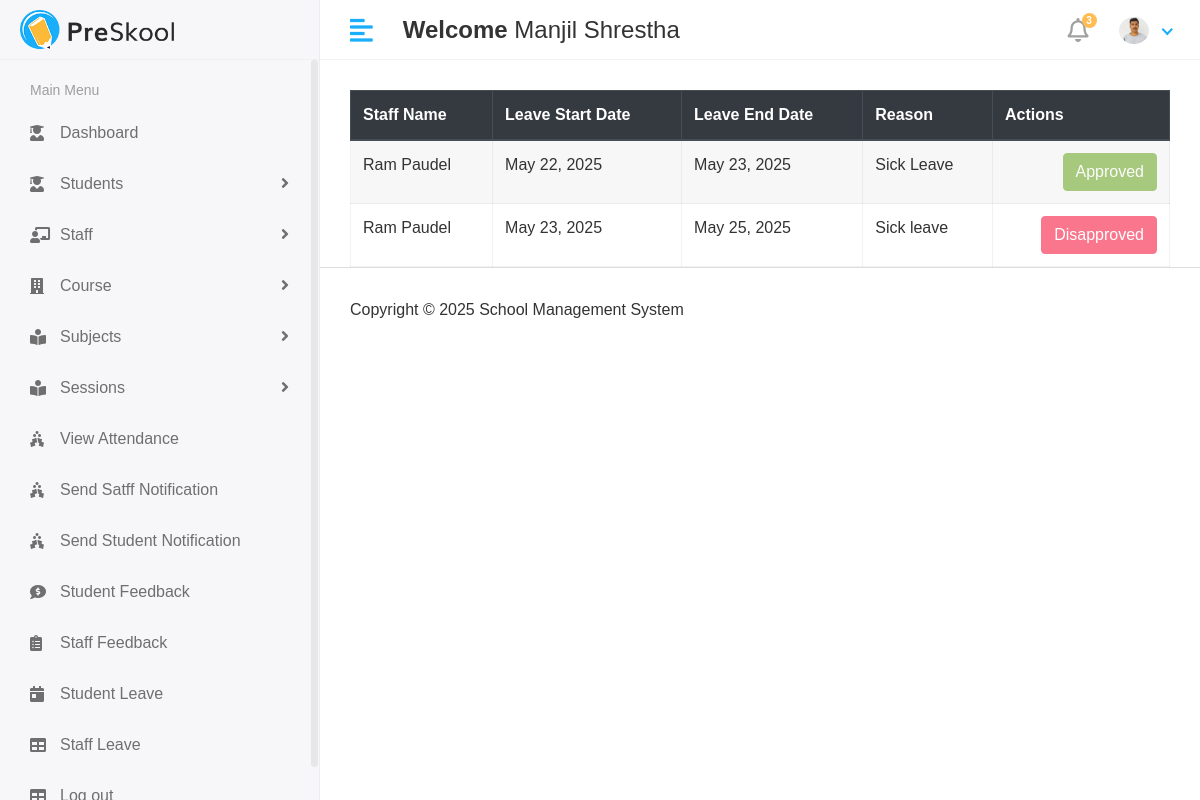
Screenshot of /Hod/Staff/leave_view (signed in) with the database file from the repository.
### app/models.py (models this page shows, shortened)
class CustomUser(AbstractUser):
   USER= (
      (1,'hod'),
      (2,'staff'),
      (3,'student'),
    )
   user_type=models.CharField(choices=USER,max_length=50,default=1)
   profile_pic = models.ImageField(upload_to='media/profile_pics')

class staff_leave(models.Model):
    staff_id = models.ForeignKey(staff, on_delete=models.CASCADE)
    leave_start_date = models.DateField()
    leave_end_date = models.DateField()
    leave_message = models.TextField()
    leave_status = models.IntegerField(null=True,default=0)
    created_at = models.DateField(auto_now_add=True)
    updated_at = models.DateField(auto_now=True)

class staff(models.Model):
    admin = models.OneToOneField(CustomUser, on_delete=models.DO_NOTHING)
    address = models.TextField()
    gender = models.CharField(max_length=10)
    phone_number = models.TextField()
    created_at = models.DateField(auto_now_add=True)
    updated_at = models.DateField(auto_now=True)

### school_management_system/Hod_Views.py (the view)
# urls.py: path('Hod/Staff/leave_view',Hod_Views.view_staff_leave,name='view_staff_leave'),
@login_required(login_url='/')
def view_staff_leave(request):
    staff_leave_obj = staff_leave.objects.all()
    context = {
        'staff_leave_obj': staff_leave_obj,
    }
    return render(request, 'Hod/view_staff_leave.html',context)

### templates/Hod/view_staff_leave.html (shortened to what this page needs)
{% extends 'base.html'%}
{% block content%}
 <div class="table-responsive">
        <table id="studentTable" class="table table-striped table-bordered" style="width: 100%; background: #fff;">
            <thead class="thead-dark">
                <tr>
                    <th>Staff Name</th>
                    <th>Leave Start Date</th>
                    <th>Leave End Date</th>
                    <th>Reason</th>
                    <th>Actions</th>
                </tr>
            </thead>
            <tbody>
                {% for i in staff_leave_obj %}
                <tr>
                    <td>{{ i.staff_id.admin.first_name}}&nbsp;{{i.staff_id.admin.last_name}}</td>
                    <td>{{ i.leave_start_date }}</td>
                    <td>{{ i.leave_end_date }}</td>
                    <td>{{ i.leave_message }}</td>
                    <td class ="text-right">
                        <div class ="actions">
                            {% if i.leave_status == 0%}
                            <a href={% url 'staff_approve_leave' i.id %} class="btn btn-success "> Approve </a>
                            <a href={% url 'staff_disapprove_leave' i.id  %} class="btn btn-danger "> Disapprove </a>
                            {%elif i.leave_status == 1%}
                            <button class="btn btn-success " disabled = "disabled"> Approved</button>
                            {%else%}
                            <button class="btn btn-danger " disabled = "disabled"> Disapproved</button>
                            {%endif%}
                    </td>
                </tr>
                {% endfor %}
            </tbody>
        </table>
    </div>
{%endblock%}

### templates/includes/header.html (shortened to what this page needs)
{% load static %}
<div class="header">
            <div class="header-left">
               <a href="" class="logo">
               <img src="{% static 'assets/img/logo.png'%}" alt="Logo">
               </a>
            </div>
            <a href="javascript:void(0);" id="toggle_btn">
            <i class="fas fa-align-left"></i>
            </a>
            <div class="top-nav-search mt-3" >
               <h4><strong>Welcome</strong>&nbsp;<span>{{user.first_name}} {{user.last_name}}</span></h4>
            </div>
            <ul class="nav user-menu">
               <li class="nav-item dropdown noti-dropdown">
                  <a href="#" class="dropdown-toggle nav-link" data-toggle="dropdown">
                  <i class="far fa-bell"></i> <span class="badge badge-pill">3</span>
                  </a>
               </li>
               <li class="nav-item dropdown has-arrow">
                  <a href="#" class="dropdown-toggle nav-link" data-toggle="dropdown">
                    <span class="user-img">
                     {% if user.profile_pic and user.profile_pic.url %}
                        <span class="user-img">
                           <img class="rounded-circle" src="{{ user.profile_pic.url }}" width="30" alt="Profile">
                        </span>
                     {% else %}
                        <span class="user-img">
                           <img class="rounded-circle" src="{% static 'assets/img/noimg.png' %}" width="30" alt="Profile">
                           <span class="status online"></span>
                        </span>
                     {% endif %}
                                 </span>
                  </a>
               </li>
            </ul>
         </div>

### static/assets/css/style.css (style rules this page uses)
html { height: 100%; }
body { background-color: #fff; color: #333; font-family: 'Poppins', sans-serif; font-size: 1rem; height: 100%; line-height: 1.5; overflow-x: hidden; }
h1, h2, h3, h4, h5, h6 { font-family: 'Poppins', sans-serif; margin-top: 0; }
a { color: #009ce7; }
input, button, a { transition: all 0.4s ease; -moz-transition: all 0.4s ease; -o-transition: all 0.4s ease; -ms-transition: all 0.4s ease; -webkit-transition: all 0.4s ease; }
input, input:focus, button, button:focus { outline: none; }
ul, ol { padding: 0px; list-style: none; }
.table { color: #333; max-width: 100%; margin-bottom: 0; width: 100%; }
.table-striped > tbody > tr:nth-of-type(2n+1) { background-color: #f8f9fa; }
.table thead tr th { font-weight: 600; }
.table tbody tr { border-bottom: 1px solid rgba(0, 0, 0, 0.05); }
.table-striped thead tr { border-color: transparent; }
.table-striped tbody tr { border-color: transparent; }
.table-striped tbody tr:nth-of-type(even) { background-color: rgba(255, 255, 255, 0.3); }
.table-striped tbody tr:nth-of-type(odd) { background-color: rgba(235, 235, 235, 0.4); }
.table-bordered { border: 1px solid rgba(0, 0, 0, 0.05) !important; }
.table-bordered th, .table-bordered td { border-color: rgba(0, 0, 0, 0.05); }
.btn-success { background-color: #7bb13c; border: 1px solid #7bb13c }
.btn-success.disabled, .btn-success:disabled { background-color: #7bb13c; border-color: #7bb13c; color: #fff; }
.btn-danger { background-color: #e84646; border: 1px solid #e84646; }
.btn-danger.disabled, .btn-danger:disabled { background-color: #f62d51; border-color: #f62d51; color: #fff; }
.header { background-color: #fff; border-bottom: 1px solid #f3f3f4; left: 0; position: fixed; right: 0; top: 0; z-index: 1001; height: 60px; }
.header .header-left { float: left; height: 60px; padding: 0 20px; position: relative; width: 320px; z-index: 1; transition: all 0.2s ease-in-out; background-color: #f7f7fa; border-bottom: 1px solid #efefef; border-right: 1px solid #ececf5; display: flex; align-items: center; }
.header .header-left .logo { display: inline-block; line-height: 60px; }
.header .header-left .logo img { max-height: 40px; width: auto; }
.header .dropdown-toggle:after { display: none; }
.header .has-arrow .dropdown-toggle:after { border-top: 0; border-left: 0; border-bottom: 2px solid #18aefa; border-right: 2px solid #18aefa; content: ''; height: 8px; display: inline-block; pointer-events: none; -webkit-transform-origin: 66% 66%; -ms-transform-origin: 66% 66%; transform-origin: 66% 66%; -webkit-transform: rotate(45deg); -ms-transform: rotate(45deg); transform: rotate(45deg); -webkit-transition: all 0.15s ease-in-out; transition: all 0.15s ease-in-out; width: 8px; vertical-align: 0px; }
.user-menu { float: right; margin: 0; position: relative; z-index: 99; padding-right: 15px; }
.user-menu.nav > li > a { color: #a0a0a0; font-size: 14px; line-height: 58px; padding: 0 15px; height: 60px; }
.user-img { margin-right: 3px; position: relative; }
.top-nav-search { float: left; margin-left: 15px; }
.user-menu.nav > li > a .badge { background-color: #FFBC53; display: block; font-size: 10px; font-weight: bold; height: 15px; width: 15px; position: absolute; right: 7px; top: 13px; color: #fff; padding: 3px; }
.user-menu.nav > li > a > i { font-size: 1.5rem; line-height: 60px; }
@media (min-width: 992px) { #toggle_btn { align-items: center; color: #18aefa; display: inline-flex; float: left; font-size: 26px; height: 60px; justify-content: center; margin-left: 15px; padding: 0 15px; } }

### rows the page displays
CustomUser: first_name "Manjil", last_name "Shrestha", profile_pic (picture)
staff_leave: staff_id.admin.first_name "Ram", staff_id.admin.last_name "Paudel", leave_start_date "May 22, 2025", leave_end_date "May 23, 2025", leave_message "Sick Leave", leave_status "Approved"
staff_leave: staff_id.admin.first_name "Ram", staff_id.admin.last_name "Paudel", leave_start_date "May 23, 2025", leave_end_date "May 25, 2025", leave_message "Sick leave", leave_status "Disapproved"
